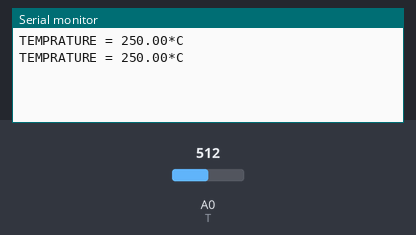
This sketch was run on a simulated Arduino Uno, built with avr-gcc and run on an emulated ATmega328P. Parts: the last lines printed to the serial monitor. Inputs (shaded band) come from the test bench; at power-on: A0 (T) = 512.

Above: at 1.8 s.
1.9 s: A0 (T) set to 716
At 2.8 s:
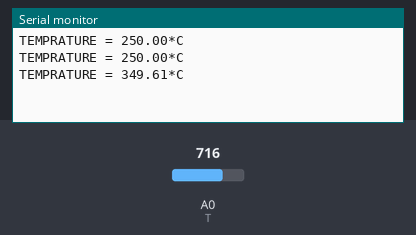
3.4 s: A0 (T) set to 900
At 4.8 s:
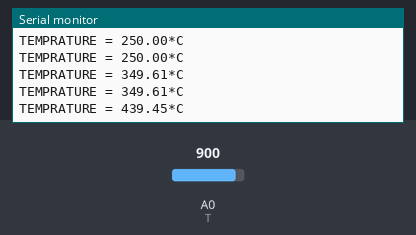
Timing chart, 0 to 6.4 s (numbered marks = the images above; inputs shaded):
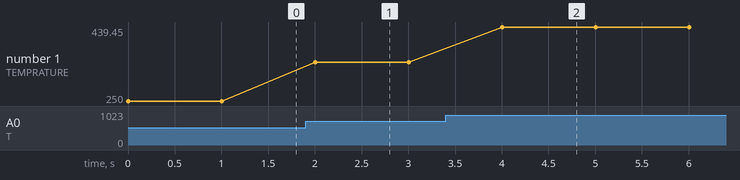

Measured:
- after the input at 1.9 s, the serial monitor: prints a new line after 0.10 s (image 1)
- after the input at 3.4 s, the serial monitor: prints a new line after 0.60 s (image 2)
- plotted number 1: 250 → 349.61 after the input at 1.9 s, 349.61 → 439.45 after the input at 3.4 s

The sketch:

Prueba_Temperatura.ino
```cpp
#define T A0
float lectura,temp;
void setup() {
  pinMode(A2,INPUT);
  Serial.begin(9600);
}

void loop() {
 /* int vu = 10;
  float temp2 = 0;
  for(int i=0; i < vu;i++){
    lectura += analogRead(T);
  }
  lectura /= (float)vu;
  temp = (lectura * 500.0) / 1024.0;
  temp2 = ( (lectura / 1024.0) * 5000.0 ) / 10.0;

  Serial.print(lectura);
  Serial.print(" MV\t");
  Serial.print("F1: ");
  Serial.print(temp);
  Serial.print(" *C\t");
  Serial.print("F2: ");
  Serial.print(temp2);
  Serial.println(" *C\t");*/
  float val = analogRead(T);
  float mv = ( val/1024.0)*5000;
  float cel = mv/10;
  Serial.print("TEMPRATURE = ");
  Serial.print(cel);
  Serial.print("*C");
  Serial.println();
  delay(1000);
}
```
